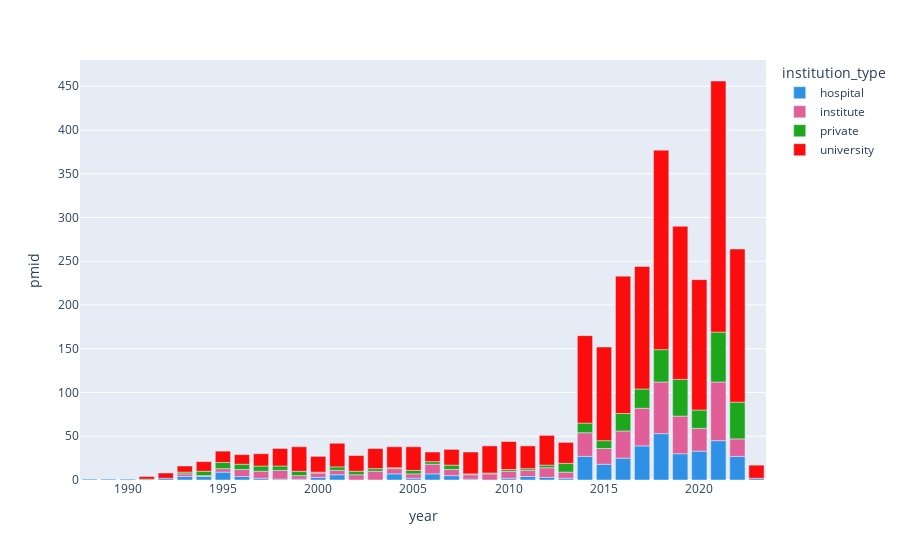

The cell this chart's notebook holds for it:
### Code cell
tmp_df = aff_pmid_df[aff_pmid_df["country"].isin(top_countries)].groupby(["institution_type", "year"]).count().reset_index()
px.bar(tmp_df, x="year", y="pmid", color="institution_type", color_discrete_sequence=px.colors.qualitative.Dark24)

### Figure 1 — Plotly figure (JSON) as saved in the notebook; plotly's stock layout.template omitted (floating-point values rounded to 4 significant figures)
{"data": [{"alignmentgroup": "True", "hovertemplate": "institution_type=hospital<br>year=%{x}<br>pmid=%{y}<extra></extra>", "legendgroup": "hospital", "marker": {"color": "#2E91E5", "pattern": {"shape": ""}}, "name": "hospital", "offsetgroup": "hospital", "orientation": "v", "showlegend": true, "textposition": "auto", "type": "bar", "x": [1988, 1989, 1990, 1992, 1993, 1994, 1995, 1996, 1997, 1998, 1999, 2000, 2001, 2004, 2005, 2006, 2007, 2008, 2010, 2011, 2012, 2013, 2014, 2015, 2016, 2017, 2018, 2019, 2020, 2021, 2022, 2023], "xaxis": "x", "y": [1, 1, 1, 2, 4, 4, 9, 4, 2, 1, 1, 3, 6, 7, 2, 7, 5, 1, 2, 4, 3, 2, 27, 18, 25, 39, 53, 30, 33, 45, 27, 2], "yaxis": "y"}, {"alignmentgroup": "True", "hovertemplate": "institution_type=institute<br>year=%{x}<br>pmid=%{y}<extra></extra>", "legendgroup": "institute", "marker": {"color": "#E15F99", "pattern": {"shape": ""}}, "name": "institute", "offsetgroup": "institute", "orientation": "v", "showlegend": true, "textposition": "auto", "type": "bar", "x": [1993, 1994, 1995, 1996, 1997, 1998, 1999, 2000, 2001, 2002, 2003, 2004, 2005, 2006, 2007, 2008, 2009, 2010, 2011, 2012, 2013, 2014, 2015, 2016, 2017, 2018, 2019, 2020, 2021, 2022], "xaxis": "x", "y": [3, 1, 4, 8, 8, 10, 4, 5, 5, 6, 10, 6, 5, 11, 7, 5, 7, 8, 7, 11, 7, 27, 18, 31, 43, 59, 43, 26, 67, 20], "yaxis": "y"}, {"alignmentgroup": "True", "hovertemplate": "institution_type=private<br>year=%{x}<br>pmid=%{y}<extra></extra>", "legendgroup": "private", "marker": {"color": "#1CA71C", "pattern": {"shape": ""}}, "name": "private", "offsetgroup": "private", "orientation": "v", "showlegend": true, "textposition": "auto", "type": "bar", "x": [1991, 1993, 1994, 1995, 1996, 1997, 1998, 1999, 2000, 2001, 2002, 2003, 2004, 2005, 2006, 2007, 2008, 2009, 2010, 2011, 2012, 2013, 2014, 2015, 2016, 2017, 2018, 2019, 2020, 2021, 2022], "xaxis": "x", "y": [1, 2, 5, 7, 6, 6, 5, 5, 1, 4, 4, 3, 1, 4, 3, 5, 1, 1, 2, 2, 3, 10, 11, 9, 20, 22, 37, 42, 21, 57, 42], "yaxis": "y"}, {"alignmentgroup": "True", "hovertemplate": "institution_type=university<br>year=%{x}<br>pmid=%{y}<extra></extra>", "legendgroup": "university", "marker": {"color": "#FB0D0D", "pattern": {"shape": ""}}, "name": "university", "offsetgroup": "university", "orientation": "v", "showlegend": true, "textposition": "auto", "type": "bar", "x": [1991, 1992, 1993, 1994, 1995, 1996, 1997, 1998, 1999, 2000, 2001, 2002, 2003, 2004, 2005, 2006, 2007, 2008, 2009, 2010, 2011, 2012, 2013, 2014, 2015, 2016, 2017, 2018, 2019, 2020, 2021, 2022, 2023], "xaxis": "x", "y": [3, 6, 7, 11, 13, 11, 14, 20, 28, 18, 27, 18, 23, 24, 27, 11, 18, 25, 31, 32, 26, 34, 24, 100, 107, 157, 140, 228, 175, 149, 287, 175, 15], "yaxis": "y"}], "layout": {"barmode": "relative", "legend": {"title": {"text": "institution_type"}, "tracegroupgap": 0}, "margin": {"t": 60}, "xaxis": {"anchor": "y", "domain": [0, 1], "title": {"text": "year"}}, "yaxis": {"anchor": "x", "domain": [0, 1], "title": {"text": "pmid"}}}}
